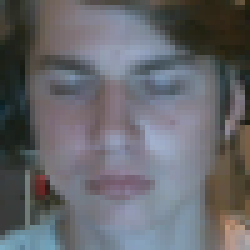
#> input picture main/Data/Databases/face_profiles/travis/0.png, 50 x 50 px, found by its file name (shown 5 times larger)
$ python vInter.py 1.0   (older library calls are emulated)
#> lines starting #> are read from the running program, lines starting #| are printed output that depends on the picture
#> pass 2 of the loop in delete_empty_profile, `for face_profile in os.listdir(face_profile_directory):`:
### main/include/class/utils.py
#!/usr/bin/python
# ==============================================================================
# Copyright 2018 The Paragon Authors. All Rights Reserved.
#
# Licensed under the Apache License, Version 2.0 (the "License");
# you may not use this file except in compliance with the License.
# You may obtain a copy of the License at
#
#     http://www.apache.org/licenses/LICENSE-2.0
#
# Unless required by applicable law or agreed to in writing, software
# distributed under the License is distributed on an "AS IS" BASIS,
# WITHOUT WARRANTIES OR CONDITIONS OF ANY KIND, either express or implied.
# See the License for the specific language governing permissions and
# limitations under the License.
# ==============================================================================


import cv2
import numpy as np
from scipy import ndimage
import os
import errno
import sys
import logging
import shutil


def read_images_from_single_face_profile(face_profile, face_profile_name_index, dim = (50, 50)):

#> called with face_profile_name_index = 0, dim = (50, 50)
    X_data = np.array([])
    index = 0
    for the_file in os.listdir(face_profile):
        file_path = os.path.join(face_profile, the_file)
        if file_path.endswith(".png") or file_path.endswith(".jpg") or file_path.endswith(".jpeg") or file_path.endswith(".pgm"):
            img = cv2.imread(file_path, 0)
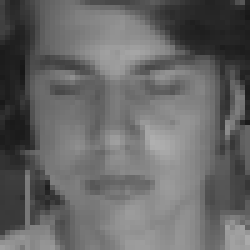
#> img: shape (50, 50) (shown 5 times larger); min 22, max 175, mean 102.6
            img = cv2.resize(img, dim, interpolation = cv2.INTER_AREA)
            img_data = img.ravel()
#> img_data = 2500 values, max 175 at index 1430, min 22 at index 704, mean 102.6
            X_data = img_data if not X_data.shape[0] else np.vstack((X_data,img_data))
#> X_data has the same summary as img_data
            index += 1
#> pass 2 of the loop in read_images_from_single_face_profile, `for the_file in os.listdir(face_profile):`:
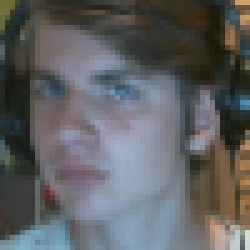
#> input picture main/Data/Databases/face_profiles/travis/1.png, 50 x 50 px, found by its file name (shown 5 times larger)
#> in read_images_from_single_face_profile, `img = cv2.imread(file_path, 0)`:
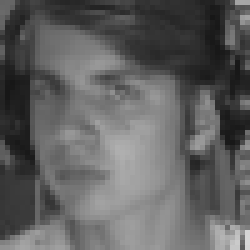
#> img: shape (50, 50) (shown 5 times larger); min 23, max 215, mean 96.1
#> img_data = 2500 values, max 215 at index 2399, min 23 at index 192, mean 96.14
#> pass 3 of the loop in read_images_from_single_face_profile, `for the_file in os.listdir(face_profile):`:
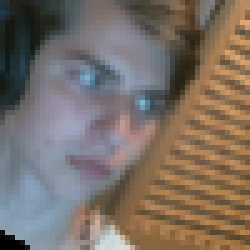
#> input picture main/Data/Databases/face_profiles/travis/12.png, 50 x 50 px, found by its file name (shown 5 times larger)
#> in read_images_from_single_face_profile, `img = cv2.imread(file_path, 0)`:
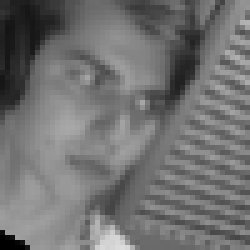
#> img: shape (50, 50) (shown 5 times larger); min 0, max 221, mean 113.3
#> img_data = 2500 values, max 221 at index 2474, min 0 at index 2350, mean 113.3

    if index == 0 :
        shutil.rmtree(face_profile)
        logging.error("\nThere exists face profiles without images")

    Y_data = np.empty(index, dtype = int)
    Y_data.fill(face_profile_name_index)
    return X_data, Y_data

def delete_empty_profile(face_profile_directory):

    for face_profile in os.listdir(face_profile_directory):
        if "." not in str(face_profile):
            face_profile = os.path.join(face_profile_directory, face_profile)
            index = 0
            for the_file in os.listdir(face_profile):
                file_path = os.path.join(face_profile, the_file)
                if file_path.endswith(".png") or file_path.endswith(".jpg") or file_path.endswith(".jpeg") or file_path.endswith(".pgm"):
                    index += 1
            if index == 0 :
                shutil.rmtree(face_profile)
                print ("\nDeleted ", face_profile, " because it contains no images")
            if index < 2 :
                logging.error("\nFace profile " + str(face_profile) + " contains too little images (At least 2 images are needed)")


def load_training_data(face_profile_directory):

    delete_empty_profile(face_profile_directory)  # delete profile directory without images

    # Get a the list of folder names in face_profile as the profile names
    face_profile_names = [d for d in os.listdir(face_profile_directory) if "." not in str(d)]

    if len(face_profile_names) < 2:
        logging.error("\nFace profile contains too little profiles (At least 2 profiles are needed)")
        exit()

    first_data = str(face_profile_names[0])
    first_data_path = os.path.join(face_profile_directory, first_data)
    X1, y1 = read_images_from_single_face_profile(first_data_path, 0)
#> y1 = [0, 0, 0]
    X_data = X1
    Y_data = y1
#> Y_data = [0, 0, 0]
    print ("Loading Database: ")
    print (0, "    ",X1.shape[0]," images are loaded from:", first_data_path)
#| 0      3  images are loaded from: /PARAGON/main/Data/Databases/face_profiles/travis
    for i in range(1, len(face_profile_names)):
        directory_name = str(face_profile_names[i])
        directory_path = os.path.join(face_profile_directory, directory_name)
        tempX, tempY = read_images_from_single_face_profile(directory_path, i)
#> call 2 of read_images_from_single_face_profile, with face_profile_name_index = 1, dim = (50, 50)
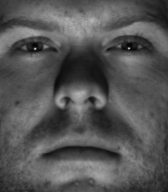
#> input picture main/Data/Databases/face_profiles/yaleB01/yaleB01_P00A+000E-35.pgm, 168 x 192 px, found by its file name
#> in read_images_from_single_face_profile, img is the input picture: shape (192, 168); min 4, max 196, mean 85.2
#> in read_images_from_single_face_profile (call 2), `img = cv2.resize(img, dim, interpolation = cv2.INTER_AREA)`:
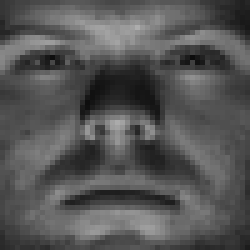
#> img: shape (50, 50) (shown 5 times larger); min 13, max 173, mean 85.2
#> in read_images_from_single_face_profile (call 2), `img_data = img.ravel()`: img_data = 2500 values, max 173 at index 277, min 13 at index 588, mean 85.21
#> in read_images_from_single_face_profile (call 2), `X_data = img_data if not X_data.shape[0] else np.vstack((X_data,img_da..`: X_data has the same summary as img_data
#> tempX has the same summary as img_data in read_images_from_single_face_profile; tempY = [1]
#> (the run stopped early here; a loop or call above may not have finished)
